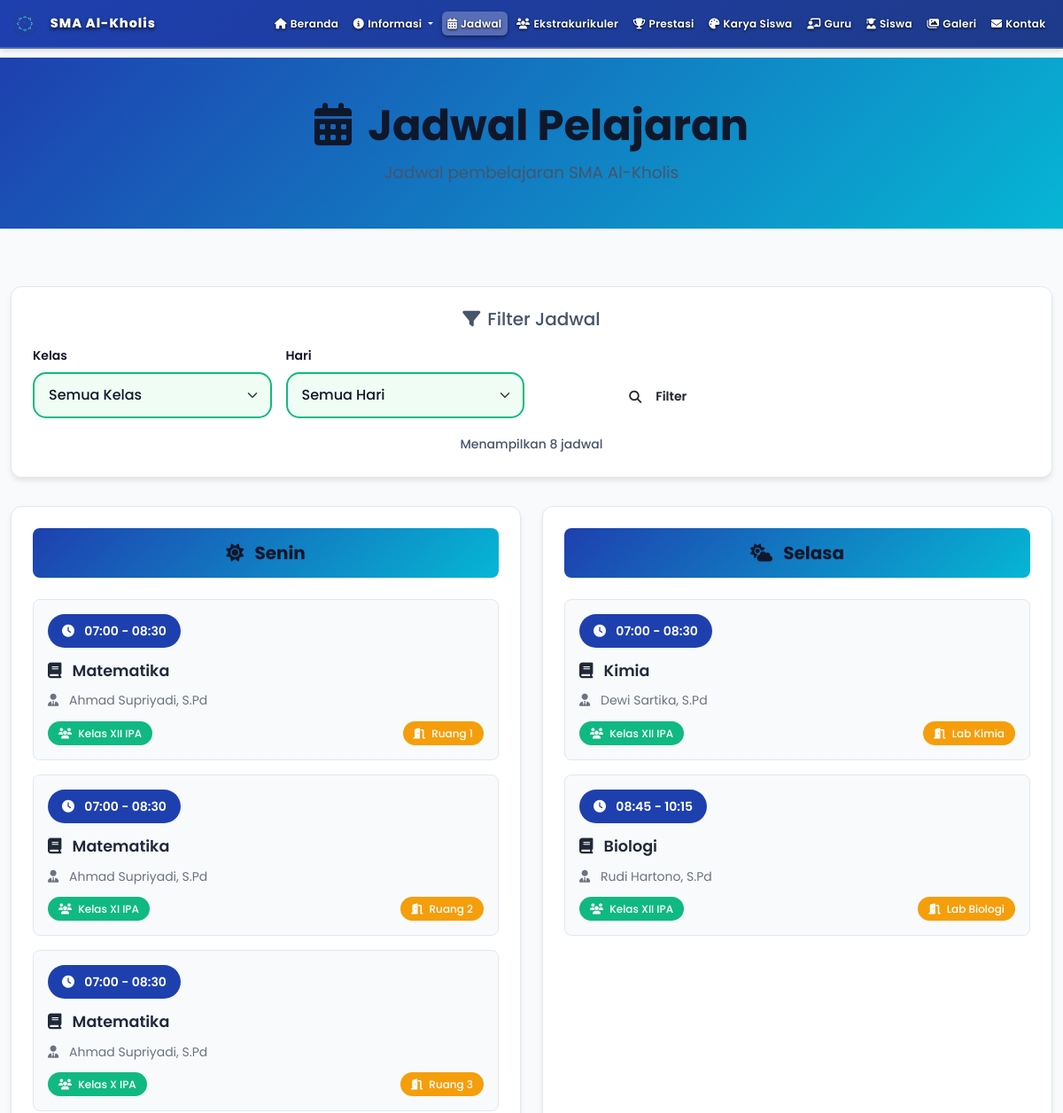
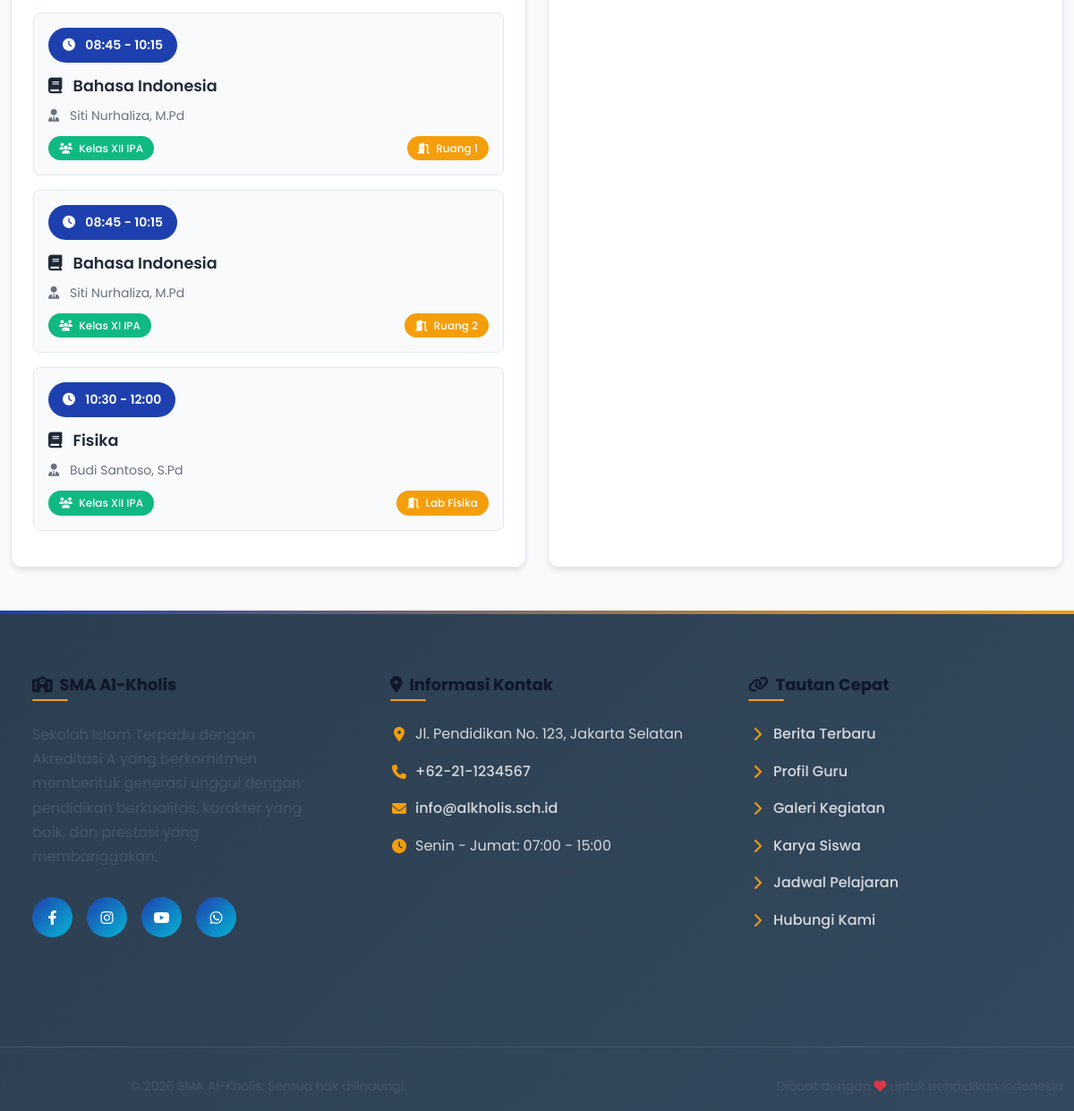
The page /jadwal-pelajaran.php on the database its author committed (2 pictures, top to bottom).
### tables this page shows
CREATE TABLE IF NOT EXISTS jadwal (
    id INT AUTO_INCREMENT PRIMARY KEY,
    kelas VARCHAR(10) NOT NULL,
    hari ENUM('Senin', 'Selasa', 'Rabu', 'Kamis', 'Jumat', 'Sabtu') NOT NULL,
    jam_mulai TIME NOT NULL,
    jam_selesai TIME NOT NULL,
    mata_pelajaran VARCHAR(100) NOT NULL,
    guru_id INT,
    ruangan VARCHAR(20),
    semester ENUM('Ganjil', 'Genap') DEFAULT 'Ganjil',
    tahun_ajaran VARCHAR(9) DEFAULT '2024/2025',
    status ENUM('active', 'inactive') DEFAULT 'active',
    created_at TIMESTAMP DEFAULT CURRENT_TIMESTAMP,
    updated_at TIMESTAMP DEFAULT CURRENT_TIMESTAMP ON UPDATE CURRENT_TIMESTAMP,
    FOREIGN KEY (guru_id) REFERENCES guru(id) ON DELETE SET NULL
);

CREATE TABLE IF NOT EXISTS guru (
    id INT AUTO_INCREMENT PRIMARY KEY,
    nama VARCHAR(100) NOT NULL,
    nip VARCHAR(20) UNIQUE,
    jabatan VARCHAR(100) DEFAULT 'Guru',
    mata_pelajaran VARCHAR(100),
    email VARCHAR(100),
    phone VARCHAR(20),
    alamat TEXT,
    image VARCHAR(500),
    bio TEXT,
    status ENUM('active', 'inactive') DEFAULT 'active',
    created_at TIMESTAMP DEFAULT CURRENT_TIMESTAMP,
    updated_at TIMESTAMP DEFAULT CURRENT_TIMESTAMP ON UPDATE CURRENT_TIMESTAMP
);

### jadwal-pelajaran.php (the view, shortened to what this page needs)
<?php
$pdo = getDBConnection();
$query = "SELECT j.*, g.nama as nama_guru
          FROM jadwal j
          LEFT JOIN guru g ON j.guru_id = g.id
          WHERE j.status = 'active'
          ORDER BY FIELD(j.hari, 'Senin', 'Selasa', 'Rabu', 'Kamis', 'Jumat', 'Sabtu'), j.jam_mulai";
$stmt = $pdo->prepare($query);
$stmt->execute();
$jadwal_data = $stmt->fetchAll(PDO::FETCH_ASSOC);
$jadwal_by_hari = [];
foreach ($jadwal_data as $jadwal) {
    $hari = $jadwal['hari'];
    if (!isset($jadwal_by_hari[$hari])) {
        $jadwal_by_hari[$hari] = [];
    }
    $jadwal_by_hari[$hari][] = $jadwal;
}
?>
<!DOCTYPE html>
<html lang="id">
<head>
    <link href="https://cdn.jsdelivr.net/npm/bootstrap@5.3.0/dist/css/bootstrap.min.css" rel="stylesheet">
    <link href="https://cdnjs.cloudflare.com/ajax/libs/font-awesome/6.0.0/css/all.min.css" rel="stylesheet">
    <link href="assets/css/style.css" rel="stylesheet">
</head>
<body>
    <?php include 'includes/header.php'; ?>
    <section class="page-header">
        <div class="container text-center">
            <h1 class="display-5 fw-bold mb-2">
                <i class="fas fa-calendar-alt me-2"></i>
                Jadwal Pelajaran
            </h1>
            <p class="lead mb-0">Jadwal pembelajaran SMA Al-Kholis</p>
        </div>
    </section>
    <main class="container">
        <div class="filter-section">
            <h5 class="mb-3 text-center text-muted">
                <i class="fas fa-filter me-2"></i>Filter Jadwal
            </h5>
            <div class="filter-row">
                <div class="filter-group">
                    <label class="filter-label">Kelas</label>
                    <select class="form-select" id="filterKelas">
                        <option value="">Semua Kelas</option>
                    </select>
                </div>
                <div class="filter-group">
                    <label class="filter-label">Hari</label>
                    <select class="form-select" id="filterHari">
                        <option value="">Semua Hari</option>
                    </select>
                </div>
                <div class="filter-group">
                    <button class="btn btn-filter w-100" onclick="applyFilter()">
                    </button>
                </div>
            </div>
            <div class="text-center mt-3">
                <small class="text-muted">
                    Menampilkan <span id="filterCount"><?php echo count($jadwal_data); ?></span> jadwal
                </small>
            </div>
        </div>
        <?php if (empty($jadwal_by_hari)): ?>
            <div class="empty-state">
                <i class="fas fa-calendar-times"></i>
                <h4>Belum Ada Jadwal</h4>
                <p>Jadwal pelajaran belum tersedia. Silakan hubungi admin untuk mengisi jadwal.</p>
            </div>
        <?php else: ?>
            <div class="jadwal-grid">
                <?php foreach ($jadwal_by_hari as $hari => $jadwal_list): ?>
                    <?php
                    $kelas_hari = array_unique(array_column($jadwal_list, 'kelas'));
                    ?>
                    <div class="jadwal-day"
                         data-kelas="<?php echo htmlspecialchars(implode(',', $kelas_hari)); ?>">
                        <div class="jadwal-card">
                            <div class="hari-header">
                                <h3 class="hari-title">
                                    <?php
                                    $hari_icons = [
                                        'Senin' => 'fas fa-sun',
                                        'Selasa' => 'fas fa-cloud-sun',
                                        'Rabu' => 'fas fa-cloud',
                                        'Kamis' => 'fas fa-cloud-rain',
                                        'Jumat' => 'fas fa-sun',
                                        'Sabtu' => 'fas fa-star'
                                    ];
                                    $icon = $hari_icons[$hari] ?? 'fas fa-calendar-day';
                                    ?>
                                    <i class="<?php echo $icon; ?> me-2"></i>
                                    <?php echo $hari; ?>
                                </h3>
                            </div>
                            <?php foreach ($jadwal_list as $jadwal): ?>
                                <div class="jadwal-item"
                                     data-kelas="<?php echo htmlspecialchars($jadwal['kelas']); ?>">
                                    <div class="jadwal-time">
                                        <i class="fas fa-clock me-2"></i>
                                        <?php echo date('H:i', strtotime($jadwal['jam_mulai'])); ?> -
                                        <?php echo date('H:i', strtotime($jadwal['jam_selesai'])); ?>
                                    </div>
                                    <div class="jadwal-mapel">
                                        <i class="fas fa-book me-2"></i>
                                        <?php echo htmlspecialchars($jadwal['mata_pelajaran']); ?>
                                    </div>
                                    <div class="jadwal-guru">
                                        <i class="fas fa-user-tie me-2"></i>
                                        <?php echo htmlspecialchars($jadwal['nama_guru'] ?? 'Guru belum ditentukan'); ?>
                                    </div>
                                    <div class="jadwal-meta">
                                        <span class="badge-kelas">
                                            <i class="fas fa-users me-1"></i>
                                            Kelas <?php echo htmlspecialchars($jadwal['kelas']); ?>
                                        </span>
                                        <?php if (!empty($jadwal['ruangan'])): ?>
                                            <span class="badge-ruangan">
                                                <i class="fas fa-door-open me-1"></i>
                                                <?php echo htmlspecialchars($jadwal['ruangan']); ?>
                                            </span>
                                        <?php endif; ?>
                                    </div>
                                </div>
                            <?php endforeach; ?>
                        </div>
                    </div>
                <?php endforeach; ?>
            </div>
        <?php endif; ?>
    </main>
    <?php include 'includes/footer.php'; ?>
</body>
</html>

### assets/css/style.css (style rules this page uses)
:root { --primary-color: #1e40af; --primary-dark: #1e3a8a; --primary-light: #3b82f6; --secondary-color: #06b6d4; --accent-color: #f59e0b; --success-color: #10b981; --danger-color: #ef4444; --warning-color: #f59e0b; --info-color: #06b6d4; --text-dark: #0f172a; --text-muted: #475569; --text-light: #64748b; --bg-light: #f8fafc; --bg-white: #ffffff; --bg-gray: #f1f5f9; --border-color: #e2e8f0; --border-light: #f1f5f9; --shadow-xs: 0 1px 2px 0 rgba(0, 0, 0, 0.05); --shadow-sm: 0 1px 3px 0 rgba(0, 0, 0, 0.1), 0 1px 2px 0 rgba(0, 0, 0, 0.06); --shadow-md: 0 4px 6px -1px rgba(0, 0, 0, 0.1), 0 2px 4px -1px rgba(0, 0, 0, 0.06); --shadow-lg: 0 10px 15px -3px rgba(0, 0, 0, 0.1), 0 4px 6px -2px rgba(0, 0, 0, 0.05); --shadow-xl: 0 20px 25px -5px rgba(0, 0, 0, 0.1), 0 10px 10px -5px rgba(0, 0, 0, 0.04); --shadow-2xl: 0 25px 50px -12px rgba(0, 0, 0, 0.25); --radius-sm: 0.375rem; --radius-md: 0.5rem; --radius-lg: 0.75rem; --radius-xl: 1rem; --radius-2xl: 1.5rem; --radius-full: 9999px; --transition-fast: 150ms ease-in-out; --transition-normal: 250ms ease-in-out; --transition-slow: 350ms ease-in-out; --space-xs: 0.5rem; --space-sm: 1rem; --space-md: 1.5rem; --space-lg: 2rem; --space-xl: 3rem; --space-2xl: 4rem; --space-3xl: 6rem; --font-size-xs: 0.75rem; --font-size-sm: 0.875rem; --font-size-base: 1rem; --font-size-lg: 1.125rem; --font-size-xl: 1.25rem; --font-size-2xl: 1.5rem; --font-size-3xl: 1.875rem; --font-size-4xl: 2.25rem; --font-size-5xl: 3rem; --font-size-6xl: 3.75rem; --z-dropdown: 1000; --z-sticky: 1020; --z-fixed: 1030; --z-modal-backdrop: 1040; --z-modal: 1050; --z-popover: 1060; --z-tooltip: 1070; }
*, *::before, *::after { box-sizing: border-box; margin: 0; padding: 0; }
html { scroll-behavior: smooth; -webkit-text-size-adjust: 100%; -ms-text-size-adjust: 100%; }
body { font-family: 'Poppins', -apple-system, BlinkMacSystemFont, 'Segoe UI', Roboto, 'Helvetica Neue', Arial, sans-serif; line-height: 1.6; color: var(--text-dark); background-color: var(--bg-light); font-size: var(--font-size-base); -webkit-font-smoothing: antialiased; -moz-osx-font-smoothing: grayscale; overflow-x: hidden; }
h1, h2, h3, h4, h5, h6 { font-weight: 700; line-height: 1.2; margin-bottom: var(--space-md); color: var(--text-dark); text-shadow: 0 1px 2px rgba(0, 0, 0, 0.05); }
h1 { font-size: var(--font-size-5xl); }
h3 { font-size: var(--font-size-3xl); }
h5 { font-size: var(--font-size-xl); }
p { margin-bottom: var(--space-md); color: var(--text-muted); font-weight: 400; line-height: 1.7; }
.text-muted { color: var(--text-muted) !important; font-weight: 500; }
label, .form-label { color: var(--text-dark) !important; font-weight: 600 !important; font-size: var(--font-size-sm); }
.form-control, .form-select { color: var(--text-dark) !important; font-weight: 500; }
.btn { font-weight: 600 !important; text-shadow: 0 1px 2px rgba(0, 0, 0, 0.1); }
.btn { display: inline-flex; align-items: center; justify-content: center; gap: var(--space-xs); padding: var(--space-sm) var(--space-xl); font-weight: 600; font-size: var(--font-size-sm); text-decoration: none; border: 2px solid transparent; border-radius: var(--radius-full); transition: var(--transition-normal); cursor: pointer; white-space: nowrap; min-height: 48px; position: relative; overflow: hidden; }
.btn::before { content: ''; position: absolute; top: 0; left: -100%; width: 100%; height: 100%; background: linear-gradient(90deg, transparent, rgba(255, 255, 255, 0.2), transparent); transition: var(--transition-normal); }
@media (min-width: 1200px) { .container { max-width: 1200px; } }

### assets/css/global-improvements.css (style rules this page uses)
.btn { border-radius: 25px; font-weight: 500; padding: 0.75rem 2rem; transition: all 0.3s ease; }
.form-control, .form-select { border-radius: 15px; border: 2px solid #e9ecef; padding: 0.75rem 1rem; transition: all 0.3s ease; }
.display-5 { font-weight: 700; line-height: 1.2; }
.lead { font-size: 1.15rem; line-height: 1.7; }

### assets/css/navbar-complete.css (style rules this page uses)
main { margin-top: 65px !important; padding-top: 0 !important; }

### includes/header.php (style rules this page uses)
h1, h2, h3, h4, h5, h6 { color: #0f172a !important; font-weight: 700 !important; }
p { color: #475569 !important; font-weight: 400 !important; }
.text-muted { color: #475569 !important; font-weight: 500 !important; }

### rows shown on the page
jadwal: jam_mulai "07:00", jam_selesai "08:30", mata_pelajaran "Matematika", guru.nama "Ahmad Supriyadi, S.Pd", kelas "XII IPA", ruangan "Ruang 1"
jadwal: jam_mulai "07:00", jam_selesai "08:30", mata_pelajaran "Matematika", guru.nama "Ahmad Supriyadi, S.Pd", kelas "XI IPA", ruangan "Ruang 2"
jadwal: jam_mulai "07:00", jam_selesai "08:30", mata_pelajaran "Matematika", guru.nama "Ahmad Supriyadi, S.Pd", kelas "X IPA", ruangan "Ruang 3"
jadwal: jam_mulai "08:45", jam_selesai "10:15", mata_pelajaran "Bahasa Indonesia", guru.nama "Siti Nurhaliza, M.Pd", kelas "XII IPA", ruangan "Ruang 1"
jadwal: jam_mulai "08:45", jam_selesai "10:15", mata_pelajaran "Bahasa Indonesia", guru.nama "Siti Nurhaliza, M.Pd", kelas "XI IPA", ruangan "Ruang 2"
jadwal: jam_mulai "10:30", jam_selesai "12:00", mata_pelajaran "Fisika", guru.nama "Budi Santoso, S.Pd", kelas "XII IPA", ruangan "Lab Fisika"
jadwal: hari "Selasa", jam_mulai "08:45", jam_selesai "10:15", mata_pelajaran "Biologi", guru.nama "Rudi Hartono, S.Pd", kelas "XII IPA", ruangan "Lab Biologi"
jadwal: jam_mulai "07:00", jam_selesai "08:30", mata_pelajaran "Kimia", guru.nama "Dewi Sartika, S.Pd", kelas "XII IPA", ruangan "Lab Kimia"

### other values the page prints
count($jadwal_data) "8"
$hari "Senin"
getSetting('contact_address') "Jl. Pendidikan No. 123, Jakarta Selatan"
getSetting('contact_phone') "+62-21-1234567"
getSetting('contact_email') "info@alkholis.sch.id"
